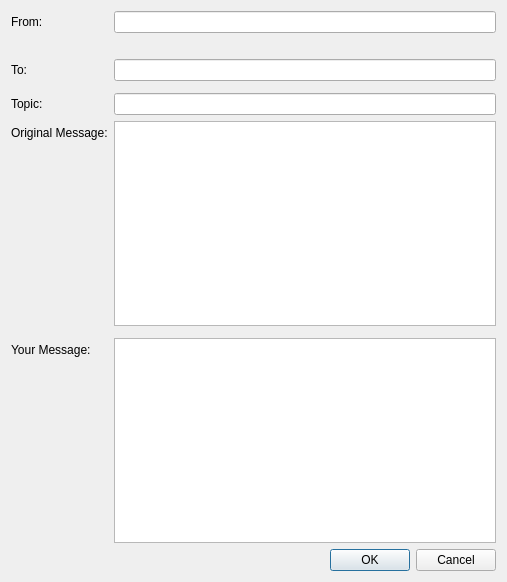
<?xml version="1.0" encoding="UTF-8"?>
<ui version="4.0">
 <class>NewMessageDialog</class>
 <widget class="QDialog" name="NewMessageDialog">
  <property name="geometry">
   <rect>
    <x>0</x>
    <y>0</y>
    <width>507</width>
    <height>582</height>
   </rect>
  </property>
  <property name="windowTitle">
   <string>New Message</string>
  </property>
  <layout class="QVBoxLayout" name="verticalLayout">
   <item>
    <layout class="QFormLayout" name="formLayout">
     <property name="fieldGrowthPolicy">
      <enum>QFormLayout::AllNonFixedFieldsGrow</enum>
     </property>
     <item row="0" column="0">
      <widget class="QLabel" name="fromLabel">
       <property name="text">
        <string>From:</string>
       </property>
       <property name="buddy">
        <cstring>fromEdit</cstring>
       </property>
      </widget>
     </item>
     <item row="0" column="1">
      <widget class="QLineEdit" name="fromEdit">
       <property name="toolTip">
        <string>The value associated with this certificate.</string>
       </property>
      </widget>
     </item>
     <item row="1" column="0">
      <widget class="QLabel" name="currencyDisclaimer">
       <property name="text">
        <string/>
       </property>
       <property name="wordWrap">
        <bool>true</bool>
       </property>
      </widget>
     </item>
     <item row="1" column="1">
      <widget class="QLabel" name="fromDisclaimer">
       <property name="text">
        <string/>
       </property>
      </widget>
     </item>
     <item row="2" column="0">
      <widget class="QLabel" name="toLabel">
       <property name="text">
        <string>To:</string>
       </property>
       <property name="buddy">
        <cstring>toEdit</cstring>
       </property>
      </widget>
     </item>
     <item row="2" column="1">
      <widget class="QLineEdit" name="toEdit">
       <property name="toolTip">
        <string>The certificate name.</string>
       </property>
      </widget>
     </item>
     <item row="3" column="1">
      <layout class="QVBoxLayout" name="verticalLayout_3"/>
     </item>
     <item row="4" column="0">
      <widget class="QLabel" name="topicLabel">
       <property name="text">
        <string>Topic:</string>
       </property>
      </widget>
     </item>
     <item row="4" column="1">
      <widget class="QLineEdit" name="topicEdit"/>
     </item>
     <item row="8" column="0">
      <widget class="QLabel" name="replyLabel">
       <property name="text">
        <string>Original Message:</string>
       </property>
       <property name="wordWrap">
        <bool>true</bool>
       </property>
      </widget>
     </item>
     <item row="8" column="1">
      <widget class="QPlainTextEdit" name="replyEdit">
       <property name="enabled">
        <bool>true</bool>
       </property>
       <property name="tabChangesFocus">
        <bool>true</bool>
       </property>
      </widget>
     </item>
     <item row="9" column="0">
      <layout class="QVBoxLayout" name="verticalLayout_10"/>
     </item>
     <item row="10" column="0">
      <widget class="QLabel" name="label">
       <property name="text">
        <string>Your Message:</string>
       </property>
      </widget>
     </item>
     <item row="10" column="1">
      <widget class="QPlainTextEdit" name="messageEdit"/>
     </item>
    </layout>
   </item>
   <item>
    <widget class="QDialogButtonBox" name="buttonBox">
     <property name="orientation">
      <enum>Qt::Horizontal</enum>
     </property>
     <property name="standardButtons">
      <set>QDialogButtonBox::Cancel|QDialogButtonBox::Ok</set>
     </property>
    </widget>
   </item>
  </layout>
 </widget>
 <resources/>
 <connections>
  <connection>
   <sender>buttonBox</sender>
   <signal>accepted()</signal>
   <receiver>NewMessageDialog</receiver>
   <slot>accept()</slot>
   <hints>
    <hint type="sourcelabel">
     <x>248</x>
     <y>254</y>
    </hint>
    <hint type="destinationlabel">
     <x>157</x>
     <y>274</y>
    </hint>
   </hints>
  </connection>
  <connection>
   <sender>buttonBox</sender>
   <signal>rejected()</signal>
   <receiver>NewMessageDialog</receiver>
   <slot>reject()</slot>
   <hints>
    <hint type="sourcelabel">
     <x>316</x>
     <y>260</y>
    </hint>
    <hint type="destinationlabel">
     <x>286</x>
     <y>274</y>
    </hint>
   </hints>
  </connection>
 </connections>
</ui>
